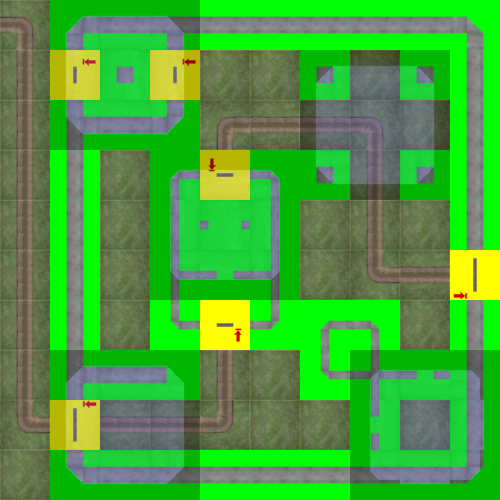

This is a level from a 2D game, rendered from its Tiled map with the project's own tilesets. A one-line summary and the map file follow, with tile-layer data summarised:
An orthogonal 10x10 tile map with 50x50 px tiles, 4 tile layers (roads, walls, doors, roofs), 5 tilesets and 5 objects (5x robot).

<map version="1.0" orientation="orthogonal" renderorder="right-down" width="10" height="10" tilewidth="50" tileheight="50" nextobjectid="12">
 <tileset firstgid="1" name="roads" tilewidth="50" tileheight="50" tilecount="5" columns="5">
  <image source="tileset-roads.png" trans="ffffff" width="250" height="50" />
 </tileset>
 <tileset firstgid="6" name="walls" tilewidth="50" tileheight="50" tilecount="15" columns="5">
  <image source="tileset-walls.png" trans="00ff00" width="250" height="150" />
 </tileset>
 <tileset firstgid="21" name="doors" tilewidth="50" tileheight="50" tilecount="5" columns="5">
  <image source="tileset-doors.png" trans="ffff00" width="250" height="50" />
 </tileset>
 <tileset firstgid="26" name="roofs" tilewidth="50" tileheight="50" tilecount="5" columns="5">
  <image source="tileset-roofs.png" trans="000000" width="250" height="50" />
 </tileset>
 <tileset firstgid="31" name="objects" tilewidth="50" tileheight="50" tilecount="5" columns="5">
  <image source="tileset-objects.png" trans="ff00ff" width="250" height="50" />
 </tileset>
 <layer name="roads" width="10" height="10">
  <data>[100 cells, 100 non-empty, 3 distinct tile ids]</data>
 </layer>
 <layer name="walls" width="10" height="10">
  <data>[100 cells, 62 non-empty, 13 distinct tile ids]</data>
 </layer>
 <layer name="doors" width="10" height="10">
  <data>[100 cells, 6 non-empty, 3 distinct tile ids]</data>
 </layer>
 <layer name="roofs" width="10" height="10" opacity="0.29">
  <data>[100 cells, 45 non-empty, 5 distinct tile ids]</data>
 </layer>
 <objectgroup name="objects">
  <object id="7" name="r1" type="robot" gid="31" x="62.6116" y="122.722" width="50" height="50" rotation="-431.204" />
  <object id="8" name="r2" type="robot" gid="31" x="136.61" y="443.403" width="50" height="50" rotation="-14.1862" />
  <object id="9" name="r3" type="robot" gid="31" x="428.365" y="338.677" width="50" height="50" rotation="0.822539" />
  <object id="10" name="r4" type="robot" gid="31" x="428.365" y="357.677" width="50" height="50" rotation="0.822539" />
  <object id="11" name="r5" type="robot" gid="31" x="428.365" y="376.68" width="50" height="50" rotation="0.822539" />
 </objectgroup>
</map>